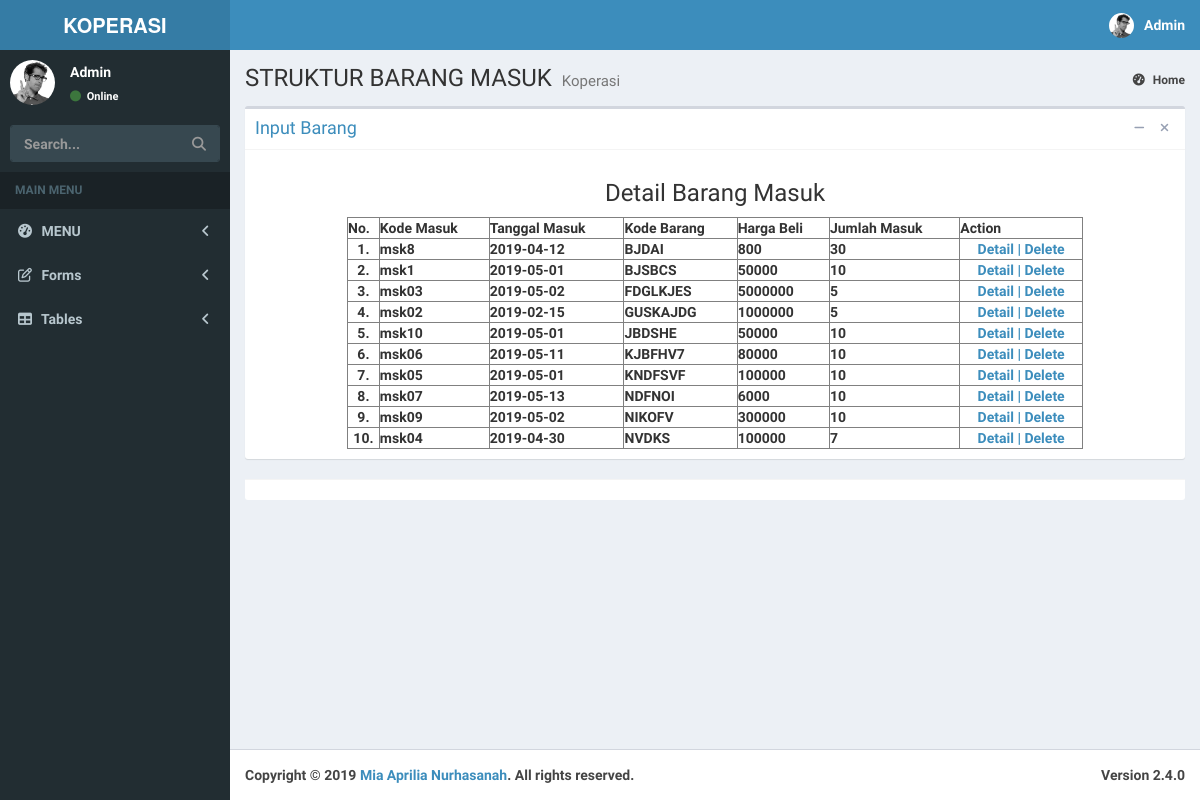
/koperasi/view_detail_barang_masuk.php, run on the app's committed database.
### tables this page shows
CREATE TABLE IF NOT EXISTS `struktur_barang_masuk` (
  `Kd_Masuk` varchar(5) NOT NULL,
  `Tgl_Masuk` date NOT NULL,
  `Kd_Barang` varchar(30) NOT NULL,
  `Hrg_Beli` int(9) NOT NULL,
  `Jml_Masuk` int(3) NOT NULL
);

### koperasi/view_detail_barang_masuk.php (the view, shortened to what this page needs)
<!DOCTYPE html>
<html>
<head>
  <link rel="stylesheet" href="bower_components/bootstrap/dist/css/bootstrap.min.css">
  <link rel="stylesheet" href="bower_components/font-awesome/css/font-awesome.min.css">
  <link rel="stylesheet" href="bower_components/Ionicons/css/ionicons.min.css">
  <link rel="stylesheet" href="dist/css/AdminLTE.min.css">
  <link rel="stylesheet" href="dist/css/skins/_all-skins.min.css">
</head>
<body class="hold-transition skin-blue sidebar-mini">
<div class="wrapper">
  <header class="main-header">
    <a href="../../index2.html" class="logo">
      <span class="logo-lg"><b>KOPERASI</span>
    </a>
    <nav class="navbar navbar-static-top">
      <div class="navbar-custom-menu">
        <ul class="nav navbar-nav">
          <li class="dropdown user user-menu">
            <a href="#" class="dropdown-toggle" data-toggle="dropdown">
              <img src="dist/img/user2-160x160.jpg" class="user-image" alt="User Image">
              <span class="hidden-xs">Admin</span>
            </a>
      </div>
    </nav>
  </header>
  <aside class="main-sidebar">
    <section class="sidebar">
      <div class="user-panel">
        <div class="pull-left image">
          <img src="dist/img/user2-160x160.jpg" class="img-circle" alt="User Image">
        </div>
        <div class="pull-left info">
          <p>Admin</p>
          <a href="#"><i class="fa fa-circle text-success"></i> Online</a>
        </div>
      </div>
      <form action="#" method="get" class="sidebar-form">
        <div class="input-group">
          <input type="text" name="q" class="form-control" placeholder="Search...">
          <span class="input-group-btn">
                <button type="submit" name="search" id="search-btn" class="btn btn-flat"><i class="fa fa-search"></i>
                </button>
              </span>
        </div>
      </form>
      <ul class="sidebar-menu" data-widget="tree">
        <li class="header">MAIN MENU</li>
        <li class="treeview">
          <a href="#">
            <i class="fa fa-dashboard"></i> <span>MENU</span>
            <span class="pull-right-container">
              <i class="fa fa-angle-left pull-right"></i>
            </span>
          </a>
        </li>
        <li class="treeview">
          <a href="#">
            <i class="fa fa-edit"></i> <span>Forms</span>
            <span class="pull-right-container">
              <i class="fa fa-angle-left pull-right"></i>
            </span>
          </a>
        </li>
        <li class="treeview">
          <a href="#">
            <i class="fa fa-table"></i> <span>Tables</span>
            <span class="pull-right-container">
              <i class="fa fa-angle-left pull-right"></i>
            </span>
          </a>
        </li>
      </ul>
    </section>
  </aside>
  <div class="content-wrapper">
    <section class="content-header">
      <h1>
        STRUKTUR BARANG MASUK
        <small>Koperasi</small>
      </h1>
      <ol class="breadcrumb">
        <li><a href="#"><i class="fa fa-dashboard"></i> Home</a></li>
      </ol>
    </section>
    <section class="content">
      <div class="box">
        <div class="box-header with-border">
          <h3 class="box-title"><a href="input_barang2.php">Input Barang</a></h3>
          <div class="box-tools pull-right">
            <button type="button" class="btn btn-box-tool" data-widget="collapse" data-toggle="tooltip"
                    title="Collapse">
              <i class="fa fa-minus"></i></button>
            <button type="button" class="btn btn-box-tool" data-widget="remove" data-toggle="tooltip" title="Remove">
              <i class="fa fa-times"></i></button>
          </div>
        </div>
        <div class="box-body">
          <?php
          include("koneksi_barang.php");
          ?>
          <h3 align="center">Detail Barang Masuk</h3>
          <div class="table-responsive">
          <table border="1" cellspacing="7" cellpadding="0" align="center" width="80%" heigh="30%">
              <tr>
                  <th>No.</th>
                  <th>Kode Masuk</th>
                  <th>Tanggal Masuk</th>
                  <th>Kode Barang</th>
                  <th>Harga Beli</th>
                  <th>Jumlah Masuk</th>
                  <th>Action</th>
                 </tr>
          <?php
              $no=1;
              $query=("SELECT * FROM struktur_barang_masuk");
              $lihat = mysqli_query($con, $query) or die('Error, query failed. ' . mysqli_error());
              while($r=mysqli_fetch_array($lihat)){
          ?>
              <tr>
                  <td align="center"><?php echo"$no.";?></td>
                  <td><?php echo"$r[Kd_Masuk]";?></td>
                  <td><?php echo"$r[Tgl_Masuk]";?></td>
                  <td><?php echo"$r[Kd_Barang]";?></td>
                  <td><?php echo"$r[Hrg_Beli]";?></td>
                  <td><?php echo"$r[Jml_Masuk]";?></td>
                  <td align="center"><a href="detail_barang_masuk.php?Kd_Masuk=<?=$r['Kd_Masuk'];?>">Detail |</a>
                   <a href="delete_Kd_Masuk.php?Kd_Masuk=<?= $r['Kd_Masuk'];?>">Delete</a></td>
              </tr>
          <?php
          $no++;
          } ?>
</table>
</div>
</div>
 </div>
        <div class="box-footer">
        </div>
    </section>
  </div>
  <footer class="main-footer">
    <div class="pull-right hidden-xs">
      <b>Version</b> 2.4.0
    </div>
    <strong>Copyright &copy; 2019 <a href="https://adminlte.io">Mia Aprilia Nurhasanah</a>.</strong> All rights
    reserved.
  </footer>
</body>
</html>

### data on the page
struktur_barang_masuk: Kd_Masuk "msk8", Tgl_Masuk "2019-04-12", Kd_Barang "BJDAI", Hrg_Beli "800", Jml_Masuk "30"
struktur_barang_masuk: Kd_Masuk "msk1", Tgl_Masuk "2019-05-01", Kd_Barang "BJSBCS", Hrg_Beli "50000", Jml_Masuk "10"
struktur_barang_masuk: Kd_Masuk "msk03", Tgl_Masuk "2019-05-02", Kd_Barang "FDGLKJES", Hrg_Beli "5000000", Jml_Masuk "5"
struktur_barang_masuk: Kd_Masuk "msk02", Tgl_Masuk "2019-02-15", Kd_Barang "GUSKAJDG", Hrg_Beli "1000000", Jml_Masuk "5"
struktur_barang_masuk: Kd_Masuk "msk10", Tgl_Masuk "2019-05-01", Kd_Barang "JBDSHE", Hrg_Beli "50000", Jml_Masuk "10"
struktur_barang_masuk: Kd_Masuk "msk06", Tgl_Masuk "2019-05-11", Kd_Barang "KJBFHV7", Hrg_Beli "80000", Jml_Masuk "10"
struktur_barang_masuk: Kd_Masuk "msk05", Tgl_Masuk "2019-05-01", Kd_Barang "KNDFSVF", Hrg_Beli "100000", Jml_Masuk "10"
struktur_barang_masuk: Kd_Masuk "msk07", Tgl_Masuk "2019-05-13", Kd_Barang "NDFNOI", Hrg_Beli "6000", Jml_Masuk "10"
struktur_barang_masuk: Kd_Masuk "msk09", Tgl_Masuk "2019-05-02", Kd_Barang "NIKOFV", Hrg_Beli "300000", Jml_Masuk "10"
struktur_barang_masuk: Kd_Masuk "msk04", Tgl_Masuk "2019-04-30", Kd_Barang "NVDKS", Hrg_Beli "100000", Jml_Masuk "7"
